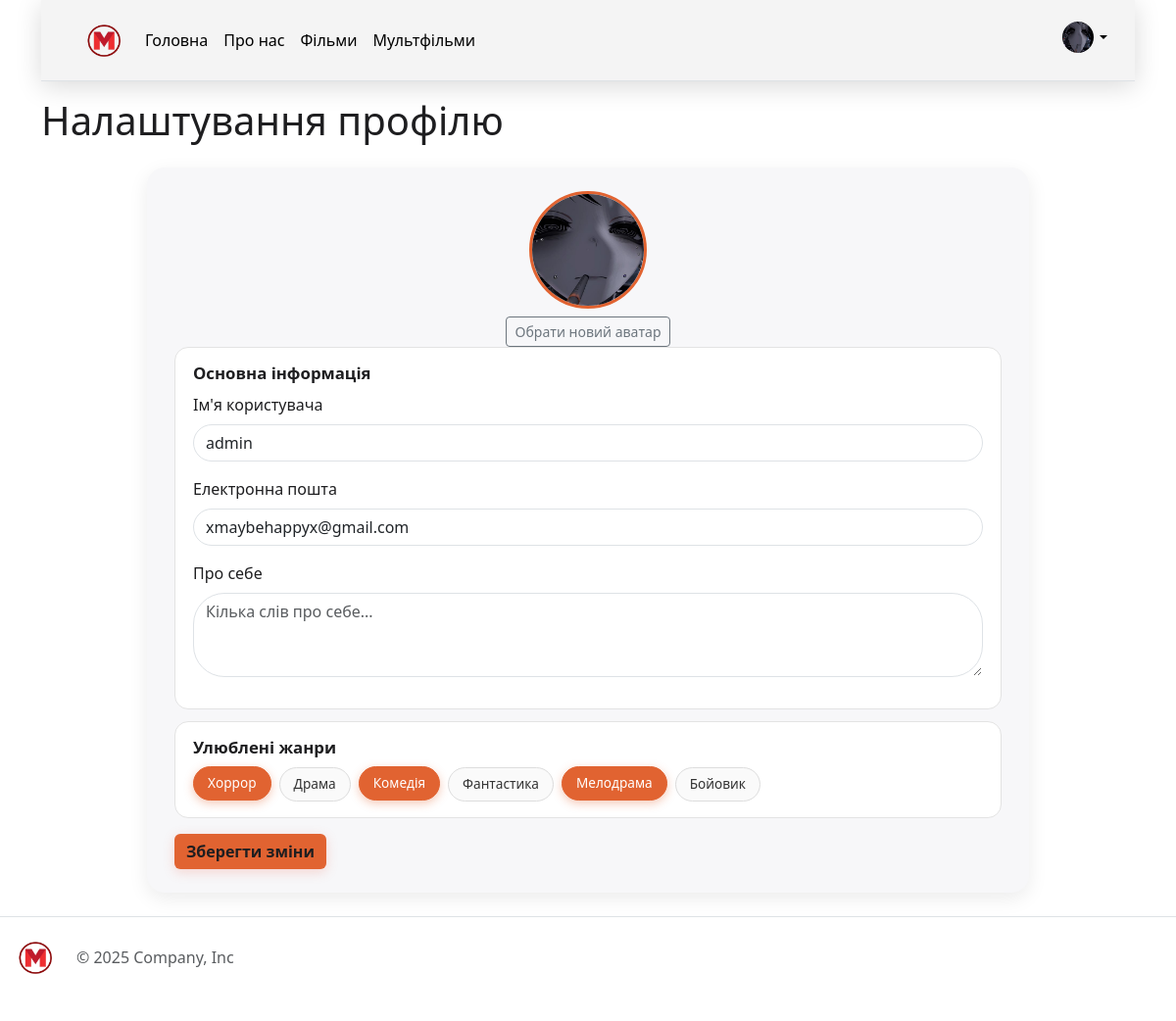
Screenshot of /profile (signed in) with the database file from the repository.
### run.py (models this page shows)
class User(db.Model):
    __tablename__ = "users"
    id = db.Column(db.Integer, primary_key=True)
    username = db.Column(db.String(80), unique=True, nullable=False)
    email = db.Column(db.String(120))
    about = db.Column(db.Text)
    genres = db.Column(db.String(255))
    avatar = db.Column(db.String(255))

### run.py (the view, shortened to what this page needs)
@app.route("/profile", methods=["GET", "POST"])
def profile():
    uid = session.get("user_id")
    if not uid:
        return redirect(url_for("login"))
    user = User.query.get(uid)
    if not user:
        return redirect(url_for("login"))
    return render_template("profile.html", user=user)

### run.py (called while the page is built)
def get_favorite_ids_for_current_user():
    uid = session.get("user_id")
    if not uid:
        return set()
    favs = Favorite.query.filter_by(user_id=uid).all()
    return {f.movie_id for f in favs}

@app.context_processor
def inject_current_user():
    uid = session.get("user_id")
    user = User.query.get(uid) if uid else None
    favorite_ids = get_favorite_ids_for_current_user()
    return {
        "current_user": user,
        "favorite_ids": favorite_ids,
    }

### templates/profile.html (shortened to what this page needs)
{% extends 'base.html' %}
{% block body %}
<h1 class="mb-4">Налаштування профілю</h1>
<div class="profile-settings-card">
  <form class="profile-right" method="post" enctype="multipart/form-data">
    <div class="profile-left">
      <div class="avatar-circle">
        <img id="avatarPreview"
             src="{% if user.avatar %}
                      {{ url_for('static', filename='img/avatars/' ~ user.avatar) }}
                    {% else %}
                      {{ url_for('static', filename='img/avatar.png') }}
                    {% endif %}"
             alt="Аватар">
      </div>
      <label class="btn btn-sm btn-outline-secondary mt-2">
        Обрати новий аватар
      </label>
    </div>
    <div class="profile-fields-box">
      <h2 class="profile-box-title">Основна інформація</h2>
      <div class="mb-3">
        <label for="username" class="form-label">Ім'я користувача</label>
        <input type="text" class="form-control" id="username" name="username"
               value="{{ user.username if user else '' }}" required>
      </div>
      <div class="mb-3">
        <label for="email" class="form-label">Електронна пошта</label>
        <input type="email" class="form-control" id="email" name="email"
               value="{{ user.email if user and user.email else '' }}">
      </div>
      <div class="mb-3">
        <label for="about" class="form-label">Про себе</label>
        <textarea class="form-control" id="about" name="about" rows="3"
                  placeholder="Кілька слів про себе...">{{ user.about if user and user.about else '' }}</textarea>
      </div>
    </div>
    <div class="profile-genres-box">
      <h2 class="profile-box-title">Улюблені жанри</h2>
      <div class="genre-pills">
        {% set all_genres = ['Хоррор', 'Драма', 'Комедія', 'Фантастика', 'Мелодрама', 'Бойовик'] %}
        {% set selected = (user.genres.split(',') if user and user.genres else []) %}
        {% for g in all_genres %}
          {% set gid = 'genre_' ~ loop.index %}
          <label class="genre-pill" for="{{ gid }}">{{ g }}</label>
        {% endfor %}
      </div>
    </div>
    <div class="mt-3">
      <button type="submit" class="btn btn-primary">Зберегти зміни</button>
    </div>
  </form>
</div>
{% endblock %}

### templates/base.html (shortened to what this page needs)
<!DOCTYPE html>
<html lang="ru">
<head>
  <link href="https://cdn.jsdelivr.net/npm/bootstrap@5.3.8/dist/css/bootstrap.min.css"
        rel="stylesheet"
>
  <link rel="stylesheet" href="{{ url_for('static', filename='css/main.css', v=1) }}">
</head>
<body id="page-body" class="{{ body_class|default('') }}">
  <div class="container">
    <header class="p-3 mb-3 border-bottom">
      <div class="container">
        <div class="d-flex flex-wrap align-items-center justify-content-center justify-content-lg-start">
          <a href="{{ url_for('index') }}"
             class="d-flex align-items-center mb-2 mb-lg-0 link-body-emphasis text-decoration-none">
            <img src="{{ url_for('static', filename='img/clean_logo.png') }}"
                 alt="Логотип" width="70" height="50">
          </a>
          <ul class="nav col-12 col-lg-auto me-lg-auto mb-2 justify-content-center mb-md-0">
            <li><a href="{{ url_for('index') }}" class="nav-link px-2 link-secondary">Головна</a></li>
            <li><a href="{{ url_for('about') }}" class="nav-link px-2 link-body-emphasis">Про нас</a></li>
            <li><a href="{{ url_for('films') }}" class="nav-link px-2 link-body-emphasis">Фільми</a></li>
            <li><a href="{{ url_for('cartoons') }}" class="nav-link px-2 link-body-emphasis">Мультфільми</a></li>
          </ul>
          <div class="dropdown text-end">
            <a href="#"
     class="d-inline-flex align-items-center text-decoration-none"
     data-bs-toggle="dropdown" aria-expanded="false">
    <img src="{% if current_user and current_user.avatar %}
                 {{ url_for('static', filename='img/avatars/' ~ current_user.avatar) }}
               {% else %}
                 {{ url_for('static', filename='img/avatar.png') }}
               {% endif %}"
         alt="Аватар" width="32" height="32" class="rounded-circle me-1">
    <span class="avatar-caret"></span>
  </a>
          </div>
        </div>
      </div>
    </header>
    {% block body %}{% endblock %}
  </div>
  <footer class="d-flex flex-wrap justify-content-between align-items-center py-3 my-4 border-top">
    <div class="col-md-4 d-flex align-items-center">
      <a href="{{ url_for('index') }}"
         class="mb-3 me-2 mb-md-0 text-body-secondary text-decoration-none lh-1">
        <img src="{{ url_for('static', filename='img/clean_logo.png') }}"
             alt="Логотип" width="70" height="50">
      </a>
      <span class="mb-3 mb-md-0 text-body-secondary">© 2025 Company, Inc</span>
    </div>
    <ul class="nav col-md-4 justify-content-end list-unstyled d-flex">
      <li class="ms-3">
        <a class="text-body-secondary" href="#" aria-label="Facebook">
          <svg class="bi" width="24" height="24">
            <use xlink:href="#facebook"></use>
          </svg>
        </a>
      </li>
    </ul>
  </footer>
</body>
</html>

### static/css/main.css (style rules this page uses)
header { position: sticky; top: 0; z-index: 1000; background-color: #f4f4f4; -webkit-box-shadow: 0 5px 25px rgba(0, 0, 0, 0.15); box-shadow: 0 5px 25px rgba(0, 0, 0, 0.15); padding: 10px; }
.avatar-caret { display: inline-block; width: 0; height: 0; margin-left: 2px; vertical-align: middle; border-top: 4px solid #000; border-right: 4px solid transparent; border-left: 4px solid transparent; }
.nav-link { color: #000000 !important; background: transparent; font-weight: 500; border-radius: 9px; padding: 8px 18px; transition: background 0.19s, color 0.19s; }
body { background: #ffffff; color: #1e1e20; font-family: 'Segoe UI', Arial, sans-serif; }
.btn-primary { background: #e16331 !important; border: none; color: #1e1e20; font-weight: 600; box-shadow: 0 3px 12px rgba(239, 108, 87, 0.25); transition: background 0.2s; }
.form-control { border-radius: 2em; margin-bottom: 15px; }
.profile-settings-card { display: flex; gap: 28px; margin-top: 20px; padding: 24px 28px; border-radius: 18px; background: #f7f7f9; box-shadow: 0 6px 20px rgba(0, 0, 0, 0.08); max-width: 900px; margin-left: auto; margin-right: auto; }
.profile-left { flex: 0 0 160px; text-align: center; }
.avatar-circle { width: 120px; height: 120px; border-radius: 50%; overflow: hidden; margin: 0 auto; border: 3px solid #e16331; }
.avatar-circle img { width: 100%; height: 100%; object-fit: cover; }
.profile-right { flex: 1 1 auto; }
.profile-fields-box, .profile-genres-box { background: #ffffff; border-radius: 14px; padding: 16px 18px; margin-bottom: 12px; border: 1px solid #e3e3e3; }
.profile-box-title { font-size: 1.05rem; font-weight: 600; margin-bottom: 10px; }
.genre-pills { display: flex; flex-wrap: wrap; gap: 8px; }
.genre-pill { padding: 6px 14px; border-radius: 999px; border: 1px solid #ddd; font-size: 0.85rem; background: #fafafa; color: #333; cursor: pointer; transition: background 0.18s ease, color 0.18s ease, border-color 0.18s ease, transform 0.1s ease; }
.genre-pill-input:checked + .genre-pill { background: #e16331; border-color: #e16331; color: #ffffff; transform: translateY(-1px); box-shadow: 0 3px 10px rgba(225, 99, 49, 0.35); }

### rows the page displays
User: avatar (picture), username "admin", email "xmaybehappyx@gmail.com"

### other values shown
{{ g }} "Хоррор" "Драма" "Комедія" "Фантастика" "Мелодрама" "Бойовик"
